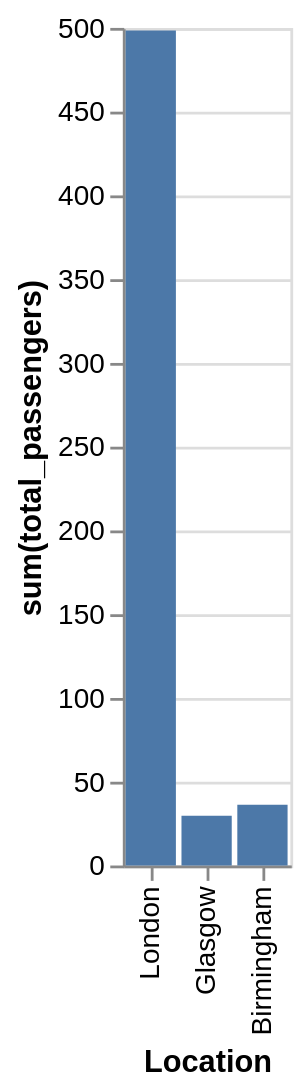

Source (Vega-Lite JSON):
### Vega-Lite specification from a JSON file in a GitHub repository (floating-point values rounded to 4 significant figures)
{"data": {"values": [{"x_data": "London", "y_data": 498.5}, {"x_data": "Glasgow", "y_data": 29.66}, {"x_data": "Birmingham", "y_data": 36.33}]}, "mark": "bar", "encoding": {"x": {"field": "x_data", "type": "nominal", "title": "Location", "sort": "descending"}, "y": {"field": "y_data", "type": "quantitative", "title": "sum(total_passengers)"}}}
